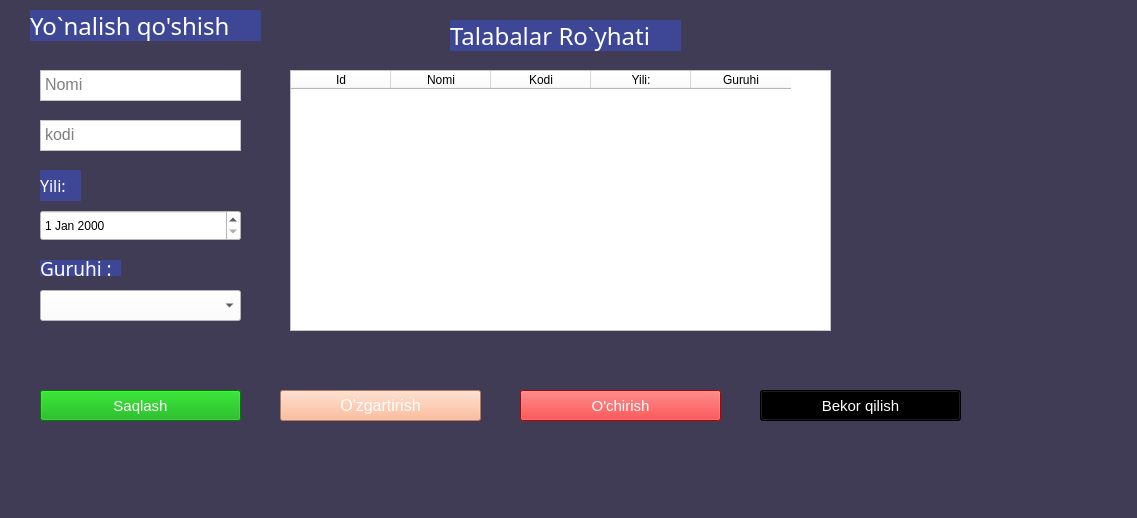
<?xml version="1.0" encoding="UTF-8"?>
<ui version="4.0">
 <class>Form</class>
 <widget class="QWidget" name="Form">
  <property name="geometry">
   <rect>
    <x>0</x>
    <y>0</y>
    <width>1137</width>
    <height>518</height>
   </rect>
  </property>
  <property name="windowTitle">
   <string>Form</string>
  </property>
  <property name="styleSheet">
   <string notr="true">background-color: rgb(64, 60, 86);</string>
  </property>
  <widget class="QTableWidget" name="table">
   <property name="geometry">
    <rect>
     <x>290</x>
     <y>70</y>
     <width>541</width>
     <height>261</height>
    </rect>
   </property>
   <property name="styleSheet">
    <string notr="true">background-color: rgb(255, 255, 255);</string>
   </property>
   <column>
    <property name="text">
     <string>Id</string>
    </property>
   </column>
   <column>
    <property name="text">
     <string>Nomi</string>
    </property>
   </column>
   <column>
    <property name="text">
     <string>Kodi</string>
    </property>
   </column>
   <column>
    <property name="text">
     <string>Yili:</string>
    </property>
   </column>
   <column>
    <property name="text">
     <string>Guruhi</string>
    </property>
   </column>
  </widget>
  <widget class="QComboBox" name="guruhEdit_2">
   <property name="enabled">
    <bool>true</bool>
   </property>
   <property name="geometry">
    <rect>
     <x>40</x>
     <y>290</y>
     <width>201</width>
     <height>31</height>
    </rect>
   </property>
   <property name="styleSheet">
    <string notr="true">background-color: rgb(255, 255, 255);
</string>
   </property>
  </widget>
  <widget class="QLabel" name="label_4">
   <property name="geometry">
    <rect>
     <x>40</x>
     <y>260</y>
     <width>81</width>
     <height>16</height>
    </rect>
   </property>
   <property name="font">
    <font>
     <family>Eras Bold ITC</family>
     <pointsize>14</pointsize>
    </font>
   </property>
   <property name="styleSheet">
    <string notr="true">color: rgb(255, 255, 255);
background-color: rgb(62, 71, 150);</string>
   </property>
   <property name="text">
    <string>Guruhi :</string>
   </property>
  </widget>
  <widget class="QDateEdit" name="dateEdit_2">
   <property name="geometry">
    <rect>
     <x>40</x>
     <y>210</y>
     <width>201</width>
     <height>31</height>
    </rect>
   </property>
   <property name="styleSheet">
    <string notr="true">background-color: rgb(255, 255, 255);</string>
   </property>
  </widget>
  <widget class="QTextEdit" name="ismEdit_2">
   <property name="geometry">
    <rect>
     <x>40</x>
     <y>70</y>
     <width>201</width>
     <height>31</height>
    </rect>
   </property>
   <property name="font">
    <font>
     <pointsize>12</pointsize>
    </font>
   </property>
   <property name="autoFillBackground">
    <bool>false</bool>
   </property>
   <property name="styleSheet">
    <string notr="true">background-color: rgb(255, 255, 255);</string>
   </property>
   <property name="documentTitle">
    <string>Form</string>
   </property>
   <property name="placeholderText">
    <string>Nomi</string>
   </property>
  </widget>
  <widget class="QTextEdit" name="familiyaEdit_2">
   <property name="geometry">
    <rect>
     <x>40</x>
     <y>120</y>
     <width>201</width>
     <height>31</height>
    </rect>
   </property>
   <property name="font">
    <font>
     <pointsize>12</pointsize>
    </font>
   </property>
   <property name="styleSheet">
    <string notr="true">background-color: rgb(255, 255, 255);
</string>
   </property>
   <property name="placeholderText">
    <string>kodi</string>
   </property>
  </widget>
  <widget class="QLabel" name="labelBosh_2">
   <property name="geometry">
    <rect>
     <x>30</x>
     <y>10</y>
     <width>231</width>
     <height>31</height>
    </rect>
   </property>
   <property name="font">
    <font>
     <family>Eras Bold ITC</family>
     <pointsize>18</pointsize>
    </font>
   </property>
   <property name="styleSheet">
    <string notr="true">color: rgb(255, 255, 255);
background-color: rgb(62, 71, 150);</string>
   </property>
   <property name="text">
    <string>Yo`nalish qo'shish</string>
   </property>
  </widget>
  <widget class="QLabel" name="label_6">
   <property name="geometry">
    <rect>
     <x>450</x>
     <y>20</y>
     <width>231</width>
     <height>31</height>
    </rect>
   </property>
   <property name="font">
    <font>
     <family>Eras Bold ITC</family>
     <pointsize>18</pointsize>
    </font>
   </property>
   <property name="styleSheet">
    <string notr="true">color: rgb(255, 255, 255);
background-color: rgb(62, 71, 150);</string>
   </property>
   <property name="text">
    <string>Talabalar Ro`yhati</string>
   </property>
  </widget>
  <widget class="QLabel" name="label">
   <property name="geometry">
    <rect>
     <x>40</x>
     <y>170</y>
     <width>41</width>
     <height>31</height>
    </rect>
   </property>
   <property name="font">
    <font>
     <family>Eras Bold ITC</family>
     <pointsize>12</pointsize>
    </font>
   </property>
   <property name="styleSheet">
    <string notr="true">color: rgb(255, 255, 255);
background-color: rgb(62, 71, 150);</string>
   </property>
   <property name="text">
    <string>Yili:</string>
   </property>
  </widget>
  <widget class="QPushButton" name="saqlashButton_2">
   <property name="geometry">
    <rect>
     <x>40</x>
     <y>390</y>
     <width>201</width>
     <height>31</height>
    </rect>
   </property>
   <property name="font">
    <font>
     <pointsize>11</pointsize>
    </font>
   </property>
   <property name="styleSheet">
    <string notr="true">background-color: rgb(255, 255, 255);
background-color: rgb(0, 170, 0);
color: rgb(255, 255, 255);</string>
   </property>
   <property name="text">
    <string>Saqlash</string>
   </property>
  </widget>
  <widget class="QPushButton" name="uzgartirishButton_2">
   <property name="geometry">
    <rect>
     <x>280</x>
     <y>390</y>
     <width>201</width>
     <height>31</height>
    </rect>
   </property>
   <property name="font">
    <font>
     <pointsize>12</pointsize>
    </font>
   </property>
   <property name="styleSheet">
    <string notr="true">background-color: rgb(255, 255, 255);
color: rgb(255, 255, 255);
background-color: rgb(255, 170, 127);
</string>
   </property>
   <property name="text">
    <string>O'zgartirish</string>
   </property>
  </widget>
  <widget class="QPushButton" name="uchirishButton_2">
   <property name="geometry">
    <rect>
     <x>520</x>
     <y>390</y>
     <width>201</width>
     <height>31</height>
    </rect>
   </property>
   <property name="font">
    <font>
     <pointsize>11</pointsize>
    </font>
   </property>
   <property name="styleSheet">
    <string notr="true">background-color: rgb(255, 255, 255);
color: rgb(255, 255, 255);
background-color: rgb(255, 0, 0);</string>
   </property>
   <property name="text">
    <string>O'chirish</string>
   </property>
  </widget>
  <widget class="QPushButton" name="tozalashBtn_2">
   <property name="geometry">
    <rect>
     <x>760</x>
     <y>390</y>
     <width>201</width>
     <height>31</height>
    </rect>
   </property>
   <property name="font">
    <font>
     <pointsize>11</pointsize>
    </font>
   </property>
   <property name="styleSheet">
    <string notr="true">background-color: rgb(255, 255, 255);
color: rgb(255, 255, 255);
background-color: rgb(0, 0, 0);</string>
   </property>
   <property name="text">
    <string>Bekor qilish</string>
   </property>
  </widget>
 </widget>
 <resources/>
 <connections/>
</ui>
